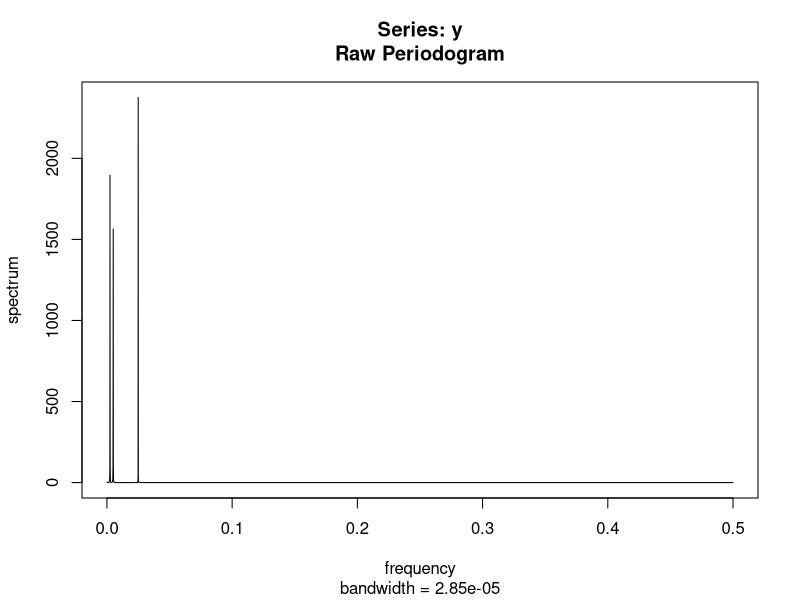
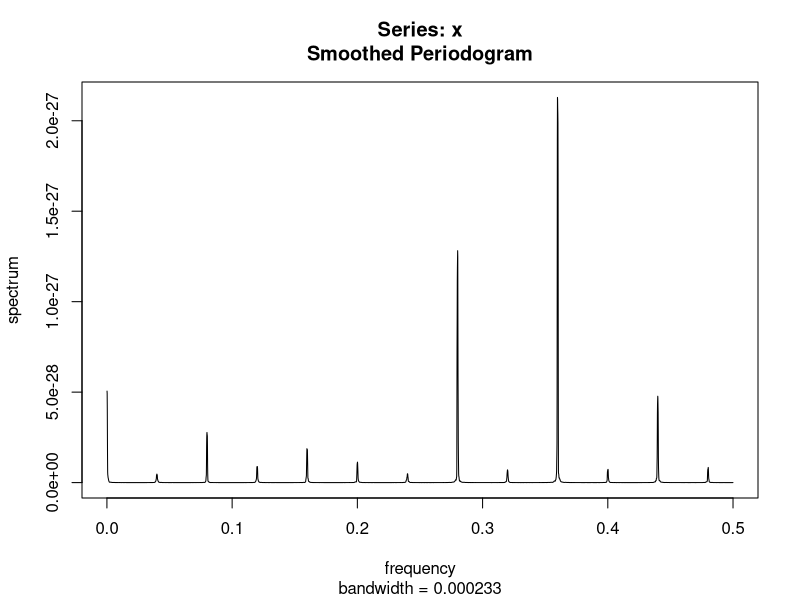

Reproduce these figures in R, in order.
# Analyze the spectral density of maptask entropy series
# Yang Xu
# 11/20/2016

library(data.table)
library(ggplot2)

##
# experiment with toy data
x = seq(0, 100, .01)
y = sin(5*pi * x) + sin(pi * x) + sin(.5*pi * x)

df = data.frame(time = x, value = y)
p = ggplot(df, aes(x = time, y = value)) + geom_point()

# raw periodogram
spec.pgram(y, taper=0, log='no')
# with smooth
spec.pgram(x, spans=9, taper = 0, log="no")
